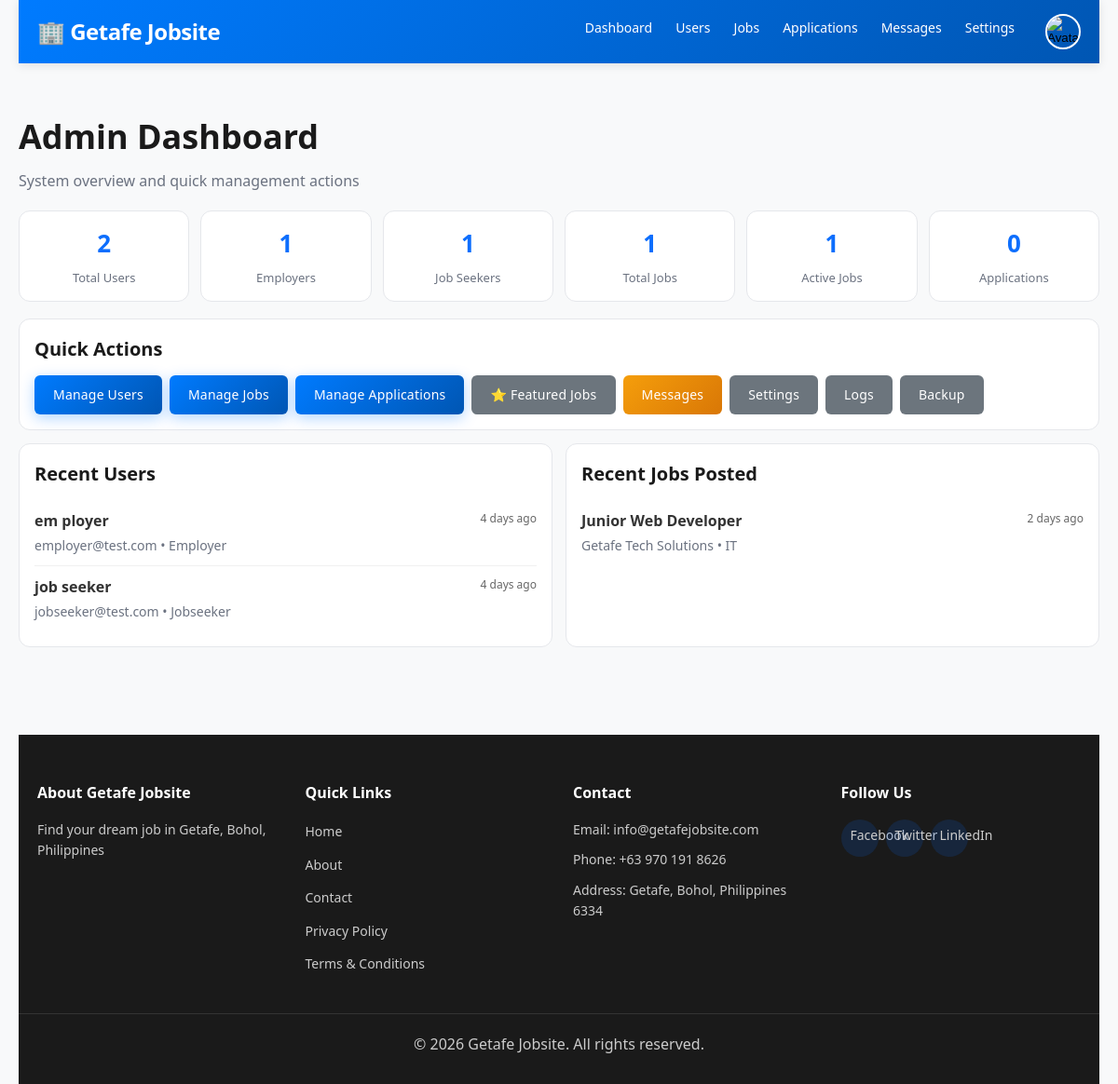
The app's page /public/admin/dashboard.php (signed in) with its own data.
### tables this page shows
CREATE TABLE `settings` (
  `id` int(11) NOT NULL AUTO_INCREMENT,
  `setting_key` varchar(100) DEFAULT NULL,
  `setting_value` longtext DEFAULT NULL,
  `created_at` timestamp NOT NULL DEFAULT current_timestamp(),
  `updated_at` timestamp NOT NULL DEFAULT current_timestamp() ON UPDATE current_timestamp(),
  PRIMARY KEY (`id`),
  UNIQUE KEY `setting_key` (`setting_key`)
);

CREATE TABLE `users` (
  `id` int(11) NOT NULL AUTO_INCREMENT,
  `first_name` varchar(100) NOT NULL,
  `last_name` varchar(100) NOT NULL,
  `email` varchar(100) NOT NULL,
  `password` varchar(255) NOT NULL,
  `user_type` enum('jobseeker','employer','admin') NOT NULL DEFAULT 'jobseeker',
  `phone` varchar(20) DEFAULT NULL,
  `location` varchar(255) DEFAULT 'Getafe, Bohol',
  `avatar` varchar(255) DEFAULT NULL,
  `bio` text DEFAULT NULL,
  `skills` varchar(500) DEFAULT NULL,
  `company` varchar(255) DEFAULT NULL,
  `company_info` text DEFAULT NULL,
  `company_website` varchar(255) DEFAULT NULL,
  `company_logo` varchar(255) DEFAULT NULL,
  `verified` tinyint(1) DEFAULT 0,
  `status` enum('active','inactive','banned') DEFAULT 'active',
  `created_at` timestamp NOT NULL DEFAULT current_timestamp(),
  `updated_at` timestamp NOT NULL DEFAULT current_timestamp() ON UPDATE current_timestamp(),
  PRIMARY KEY (`id`),
  UNIQUE KEY `email` (`email`),
  KEY `idx_email` (`email`),
  KEY `idx_user_type` (`user_type`)
);

CREATE TABLE `jobs` (
  `id` int(11) NOT NULL AUTO_INCREMENT,
  `title` varchar(255) NOT NULL,
  `description` longtext NOT NULL,
  `category` varchar(100) NOT NULL,
  `company` varchar(255) NOT NULL,
  `location` varchar(255) DEFAULT 'Getafe, Bohol',
  `salary_min` int(11) DEFAULT NULL,
  `salary_max` int(11) DEFAULT NULL,
  `job_type` enum('full-time','part-time','contract','temporary','internship') NOT NULL,
  `experience_level` enum('entry','mid','senior','executive') DEFAULT 'mid',
  `requirements` longtext DEFAULT NULL,
  `benefits` longtext DEFAULT NULL,
  `posted_by` int(11) NOT NULL,
  `applications_count` int(11) DEFAULT 0,
  `views_count` int(11) DEFAULT 0,
  `is_active` tinyint(1) DEFAULT 1,
  `is_featured` tinyint(1) DEFAULT 0,
  `featured_until` datetime DEFAULT NULL,
  `created_at` timestamp NOT NULL DEFAULT current_timestamp(),
  `updated_at` timestamp NOT NULL DEFAULT current_timestamp() ON UPDATE current_timestamp(),
  `featured_paid` tinyint(1) DEFAULT 0,
  PRIMARY KEY (`id`),
  KEY `idx_category` (`category`),
  KEY `idx_job_type` (`job_type`),
  KEY `idx_is_active` (`is_active`),
  KEY `idx_created_at` (`created_at`),
  KEY `jobs_ibfk_1` (`posted_by`),
  KEY `idx_job_featured` (`is_featured`,`featured_until`),
  CONSTRAINT `jobs_ibfk_1` FOREIGN KEY (`posted_by`) REFERENCES `users` (`id`) ON DELETE CASCADE
);

### config/config.php (called while the page is built, shortened)
<?php
require_once __DIR__ . '/database.php';
function sanitize($data) {
    global $conn;
    return $conn->real_escape_string(htmlspecialchars(trim($data)));
}
function isLoggedIn() {
    return isset($_SESSION['user_id']) && !empty($_SESSION['user_id']);
}
function getUserType() {
    return $_SESSION['user_type'] ?? null;
}
function timeAgo($datetime) {
    $now = new DateTime();
    $ago = new DateTime($datetime);
    $diff = $now->diff($ago);
    if ($diff->d > 30) {
        return $ago->format('M d, Y');
    } else if ($diff->d > 0) {
        return $diff->d . ' day' . ($diff->d > 1 ? 's' : '') . ' ago';
    } else if ($diff->h > 0) {
        return $diff->h . ' hour' . ($diff->h > 1 ? 's' : '') . ' ago';
    } else if ($diff->i > 0) {
        return $diff->i . ' minute' . ($diff->i > 1 ? 's' : '') . ' ago';
    } else {
        return 'Just now';
    }
}
function getSetting($key, $default = '') {
    global $conn;
    $key = sanitize($key);
    $result = $conn->query("SELECT setting_value FROM settings WHERE setting_key = '$key'");
    if ($result && $result->num_rows > 0) {
        $row = $result->fetch_assoc();
        return $row['setting_value'];
    }
    return $default;
}
?>

### public/admin/dashboard.php (the view, shortened to what this page needs)
<?php
require_once '../../config/config.php';
$total_users = $conn->query("SELECT COUNT(*) as count FROM users WHERE user_type != 'admin'")->fetch_assoc()['count'] ?? 0;
$total_employers = $conn->query("SELECT COUNT(*) as count FROM users WHERE user_type = 'employer'")->fetch_assoc()['count'] ?? 0;
$total_jobseekers = $conn->query("SELECT COUNT(*) as count FROM users WHERE user_type = 'jobseeker'")->fetch_assoc()['count'] ?? 0;
$total_jobs = $conn->query("SELECT COUNT(*) as count FROM jobs")->fetch_assoc()['count'] ?? 0;
$active_jobs = $conn->query("SELECT COUNT(*) as count FROM jobs WHERE is_active = 1")->fetch_assoc()['count'] ?? 0;
$total_applications = $conn->query("SELECT COUNT(*) as count FROM applications")->fetch_assoc()['count'] ?? 0;
$recent_users = $conn->query("SELECT * FROM users WHERE user_type != 'admin' ORDER BY created_at DESC LIMIT 5");
$recent_jobs = $conn->query("SELECT * FROM jobs ORDER BY created_at DESC LIMIT 5");
require_once '../../includes/header.php';
?>
<div class="container">
    <?php require_once '../../includes/navbar.php'; ?>
    <div class="admin-dashboard">
        <div class="admin-header">
            <h1>Admin Dashboard</h1>
            <p>System overview and quick management actions</p>
        </div>
        <div class="admin-stat-grid">
            <div class="admin-stat-card">
                <h3><?php echo (int)$total_users; ?></h3>
                <p>Total Users</p>
            </div>
            <div class="admin-stat-card">
                <h3><?php echo (int)$total_employers; ?></h3>
                <p>Employers</p>
            </div>
            <div class="admin-stat-card">
                <h3><?php echo (int)$total_jobseekers; ?></h3>
                <p>Job Seekers</p>
            </div>
            <div class="admin-stat-card">
                <h3><?php echo (int)$total_jobs; ?></h3>
                <p>Total Jobs</p>
            </div>
            <div class="admin-stat-card">
                <h3><?php echo (int)$active_jobs; ?></h3>
                <p>Active Jobs</p>
            </div>
            <div class="admin-stat-card">
                <h3><?php echo (int)$total_applications; ?></h3>
                <p>Applications</p>
            </div>
        </div>
        <div class="admin-actions-card">
            <h2>Quick Actions</h2>
            <div class="admin-actions">
                <a href="manage-users.php" class="btn btn-primary">Manage Users</a>
                <a href="manage-jobs.php" class="btn btn-primary">Manage Jobs</a>
                <a href="manage-applications.php" class="btn btn-primary">Manage Applications</a>
                <a href="manage-featured-jobs.php" class="btn btn-secondary">⭐ Featured Jobs</a>
                <a href="manage-messages.php" class="btn btn-warning">
                    Messages <?php if ($unread_messages > 0): ?><span class="badge"><?php echo $unread_messages; ?></span><?php endif; ?>
                </a>
                <a href="settings.php" class="btn btn-secondary">Settings</a>
                <a href="logs.php" class="btn btn-secondary">Logs</a>
                <a href="backup.php" class="btn btn-secondary">Backup</a>
            </div>
        </div>
        <div class="admin-grid-2">
            <section class="admin-panel-card">
                <h2>Recent Users</h2>
                <?php if ($recent_users && $recent_users->num_rows > 0): ?>
                    <?php while ($user = $recent_users->fetch_assoc()): ?>
                        <div class="list-row">
                            <div>
                                <p class="row-title"><?php echo htmlspecialchars($user['first_name'] . ' ' . $user['last_name']); ?></p>
                                <p class="row-sub"><?php echo htmlspecialchars($user['email']); ?> • <?php echo htmlspecialchars(ucfirst($user['user_type'])); ?></p>
                            </div>
                            <small><?php echo timeAgo($user['created_at']); ?></small>
                        </div>
                    <?php endwhile; ?>
                <?php else: ?>
                    <p class="empty-text">No recent users.</p>
                <?php endif; ?>
            </section>
            <section class="admin-panel-card">
                <h2>Recent Jobs Posted</h2>
                <?php if ($recent_jobs && $recent_jobs->num_rows > 0): ?>
                    <?php while ($job = $recent_jobs->fetch_assoc()): ?>
                        <div class="list-row">
                            <div>
                                <p class="row-title"><?php echo htmlspecialchars($job['title']); ?></p>
                                <p class="row-sub"><?php echo htmlspecialchars($job['company']); ?> • <?php echo htmlspecialchars($job['category']); ?></p>
                            </div>
                            <small><?php echo timeAgo($job['created_at']); ?></small>
                        </div>
                    <?php endwhile; ?>
                <?php else: ?>
                    <p class="empty-text">No recent jobs.</p>
                <?php endif; ?>
            </section>
        </div>
    </div>
    <?php require_once '../../includes/footer.php'; ?>
</div>
</body>
</html>

### includes/navbar.php (shortened to what this page needs)
<?php
$user_type = getUserType();
$avatar = $_SESSION['avatar'] ?? '';
$avatar_src = !empty($avatar)
    ? (strpos($avatar, 'http') === 0 ? $avatar : BASE_URL . ltrim($avatar, '/'))
    : BASE_URL . 'assets/images/default-avatar.png';
?>
<nav class="navbar">
    <div class="nav-container">
        <div class="nav-logo">
            <a href="<?php echo BASE_URL; ?>">
                🏢 <?php echo getSetting('site_name', 'Getafe Jobsite'); ?>
            </a>
        </div>
        <div class="nav-menu" id="navMenu">
            <?php if (isLoggedIn()): ?>
                <?php if ($user_type === 'jobseeker'): ?>
                    <a href="<?php echo BASE_URL; ?>my-applications.php" class="nav-link">Applications</a>
                    <a href="<?php echo BASE_URL; ?>saved-jobs.php" class="nav-link">Saved Jobs</a>
                <?php elseif ($user_type === 'employer'): ?>
                    <a href="<?php echo BASE_URL; ?>post-job.php" class="nav-link">Post Job</a>
                    <a href="<?php echo BASE_URL; ?>my-jobs.php" class="nav-link">My Jobs</a>
                    <a href="<?php echo BASE_URL; ?>my-applications.php" class="nav-link">Applications</a>
                <?php elseif ($user_type === 'admin'): ?>
                    <a href="<?php echo BASE_URL; ?>admin/dashboard.php" class="nav-link">Dashboard</a>
                    <a href="<?php echo BASE_URL; ?>admin/manage-users.php" class="nav-link">Users</a>
                    <a href="<?php echo BASE_URL; ?>admin/manage-jobs.php" class="nav-link">Jobs</a>
                    <a href="<?php echo BASE_URL; ?>admin/manage-applications.php" class="nav-link">Applications</a>
                    <a href="<?php echo BASE_URL; ?>admin/manage-messages.php" class="nav-link">Messages</a>
                    <a href="<?php echo BASE_URL; ?>admin/settings.php" class="nav-link">Settings</a>
                <?php endif; ?>
                <div class="nav-user" id="navUserMenu">
                    <button type="button" class="avatar-btn" id="avatarBtn" aria-label="Open profile menu">
                        <img src="<?php echo htmlspecialchars($avatar_src, ENT_QUOTES, 'UTF-8'); ?>" alt="Avatar" class="avatar-small">
                    </button>
                </div>
            <?php else: ?>
                <a href="<?php echo BASE_URL; ?>login.php" class="btn btn-primary">Login</a>
                <a href="<?php echo BASE_URL; ?>register.php" class="btn btn-secondary">Register</a>
            <?php endif; ?>
        </div>
    </div>
</nav>

### includes/footer.php (shortened to what this page needs)
<?php
$site_email = getSetting('site_email', 'info@getafejobsite.com');
$contact_phone = getSetting('contact_phone', '0701918626');
$address = getSetting('address', 'Getafe, Bohol, Philippines');
$facebook_url = getSetting('facebook_url', 'https://facebook.com/');
$twitter_url = getSetting('twitter_url', 'https://twitter.com/');
$linkedin_url = getSetting('linkedin_url', 'https://linkedin.com/');
?>
<footer class="footer">
    <div class="footer-container">
        <div class="footer-section">
            <h4>About <?php echo getSetting('site_name', 'Getafe Jobsite'); ?></h4>
            <p><?php echo getSetting('site_description', 'Find your dream job in Getafe, Bohol'); ?></p>
        </div>
        <div class="footer-section">
            <h4>Quick Links</h4>
            <ul>
                <li><a href="<?php echo BASE_URL; ?>">Home</a></li>
                <li><a href="<?php echo BASE_URL; ?>about.php">About</a></li>
                <li><a href="<?php echo BASE_URL; ?>contact.php">Contact</a></li>
                <li><a href="<?php echo BASE_URL; ?>privacy-policy.php">Privacy Policy</a></li>
                <li><a href="<?php echo BASE_URL; ?>terms-and-conditions.php">Terms & Conditions</a></li>
            </ul>
        </div>
        <div class="footer-section">
            <h4>Contact</h4>
            <p>Email: <?php echo htmlspecialchars($site_email); ?></p>
            <p>Phone: <?php echo htmlspecialchars($contact_phone); ?></p>
            <p>Address: <?php echo htmlspecialchars($address); ?></p>
        </div>
        <div class="footer-section">
            <h4>Follow Us</h4>
            <div class="social-links">
                <a href="<?php echo htmlspecialchars($facebook_url); ?>" class="social-link" target="_blank" rel="noopener noreferrer">Facebook</a>
                <a href="<?php echo htmlspecialchars($twitter_url); ?>" class="social-link" target="_blank" rel="noopener noreferrer">Twitter</a>
                <a href="<?php echo htmlspecialchars($linkedin_url); ?>" class="social-link" target="_blank" rel="noopener noreferrer">LinkedIn</a>
            </div>
        </div>
    </div>
    <div class="footer-bottom">
        <p>&copy; 2026 <?php echo getSetting('site_name', 'Getafe Jobsite'); ?>. All rights reserved.</p>
    </div>
</footer>

### records on screen
settings: setting_value "Getafe Jobsite"
users: first_name+last_name "em ployer", email "employer@test.com", user_type "Employer", created_at "4 days ago"
users: first_name+last_name "job seeker", email "jobseeker@test.com", user_type "Jobseeker", created_at "4 days ago"
jobs: title "Junior Web Developer", company "Getafe Tech Solutions", category "IT", created_at "2 days ago"
settings: setting_value "Find your dream job in Getafe, Bohol, Philippines"
settings: setting_value "info@getafejobsite.com"
settings: setting_value "+63 970 191 8626"
settings: setting_value "Getafe, Bohol, Philippines 6334"

### other values on screen
$total_users "2"
$total_employers "1"
$total_jobseekers "1"
$total_jobs "1"
$active_jobs "1"
$total_applications "0"
